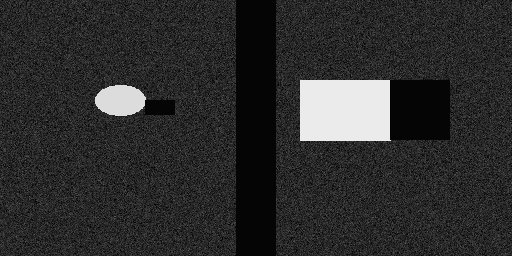
#> input picture backend/media/sonar_files/SX-SRV-20260924-003/sonar_test_image.png, 512 x 256 px; its folder holds only this picture in this run
$ python -i sonar_preprocessor.py   (imports and definitions only)
#> lines starting #> are read from the running program, lines starting #| are printed output that depends on the picture
"""
SONAR-X Sonar Preprocessing Engine
Implements: nadir handling, gain correction, slant-range correction,
noise reduction, contrast enhancement, quality assessment.

Scientific notes:
- Side-scan sonar does NOT directly provide water temperature.
- Slant-range correction requires altitude + range scale metadata.
- If metadata is unavailable, correction is SKIPPED and clearly labelled.
- The nadir region is the water-column gap; seabed information cannot be
  fabricated inside it.
"""

import numpy as np
import cv2
from dataclasses import dataclass, field
from typing import Optional, Tuple, Dict, Any
import logging

logger = logging.getLogger('sonarx.preprocessing')


@dataclass
class PreprocessingResult:
    """Result container for the preprocessing pipeline."""
    original: np.ndarray
    processed: np.ndarray

    # Step statuses
    nadir_status: str = 'SKIPPED'
    gain_status: str = 'SKIPPED'
    slant_range_status: str = 'SKIPPED'
    noise_status: str = 'SKIPPED'
    contrast_status: str = 'SKIPPED'
    quality_status: str = 'SKIPPED'

    # Reasons for skip/estimate
    nadir_reason: str = ''
    gain_reason: str = ''
    slant_range_reason: str = ''

    # Nadir
    nadir_start: Optional[int] = None
    nadir_end: Optional[int] = None
    nadir_method: str = ''

    # Quality
    quality_score: float = 0.0
    quality_level: str = 'UNKNOWN'
    saturation_ratio: float = 0.0
    dropout_ratio: float = 0.0
    snr_proxy: float = 0.0
    nadir_width_px: int = 0
    image_contrast: float = 0.0
    usable_area_ratio: float = 0.0
    quality_flags: list = field(default_factory=list)

    # Intensity profile
    across_track_profile: Optional[np.ndarray] = None

    # Pixel scale after correction
    pixel_scale_gpp: Optional[float] = None

    def to_dict(self) -> Dict[str, Any]:
        return {
            'nadir': {
                'status': self.nadir_status,
                'reason': self.nadir_reason,
                'start_px': self.nadir_start,
                'end_px': self.nadir_end,
                'method': self.nadir_method,
                'width_px': self.nadir_width_px,
            },
            'gain': {
                'status': self.gain_status,
                'reason': self.gain_reason,
            },
            'slant_range': {
                'status': self.slant_range_status,
                'reason': self.slant_range_reason,
                'pixel_scale_gpp': self.pixel_scale_gpp,
            },
            'noise': {'status': self.noise_status},
            'contrast': {'status': self.contrast_status},
            'quality': {
                'status': self.quality_status,
                'score': round(self.quality_score, 1),
                'level': self.quality_level,
                'saturation_ratio': round(self.saturation_ratio, 4),
                'dropout_ratio': round(self.dropout_ratio, 4),
                'snr_proxy': round(self.snr_proxy, 2),
                'image_contrast': round(self.image_contrast, 2),
                'usable_area_ratio': round(self.usable_area_ratio, 4),
                'flags': self.quality_flags,
            },
        }


class SonarPreprocessor:
    """
    Sonar-specific preprocessing pipeline.

    Parameters
    ----------
    altitude_m : float or None
        Sensor altitude above seabed. Required for slant-range correction.
    range_scale_mpp : float or None
        Slant-range scale (metres per pixel). Required for slant-range correction.
    already_gain_corrected : bool
        If True, skip gain correction.
    already_slant_range_corrected : bool
        If True, skip slant-range correction.
    nadir_override : tuple or None
        (start_px, end_px) override for nadir region.
    median_filter_size : int
        Kernel size for median noise filter (must be odd).
    clahe_clip_limit : float
        Clip limit for CLAHE contrast enhancement.
    clahe_tile_size : int
        Tile grid size for CLAHE.
    """

    def __init__(
        self,
        altitude_m: Optional[float] = None,
        range_scale_mpp: Optional[float] = None,
        already_gain_corrected: bool = False,
        already_slant_range_corrected: bool = False,
        nadir_override: Optional[Tuple[int, int]] = None,
        median_filter_size: int = 3,
        clahe_clip_limit: float = 2.0,
        clahe_tile_size: int = 8,
    ):
        self.altitude_m = altitude_m
        self.range_scale_mpp = range_scale_mpp
        self.already_gain_corrected = already_gain_corrected
        self.already_slant_range_corrected = already_slant_range_corrected
        self.nadir_override = nadir_override
        self.median_filter_size = median_filter_size if median_filter_size % 2 == 1 else median_filter_size + 1
        self.clahe_clip_limit = clahe_clip_limit
        self.clahe_tile_size = clahe_tile_size

    def run(self, image: np.ndarray) -> PreprocessingResult:
        """Execute the full preprocessing pipeline."""
        if image is None or image.size == 0:
            raise ValueError("Invalid input image.")

        # Ensure grayscale
        if len(image.shape) == 3:
            gray = cv2.cvtColor(image, cv2.COLOR_BGR2GRAY)
        else:
            gray = image.copy()

        result = PreprocessingResult(
            original=gray.copy(),
            processed=gray.copy(),
        )

        # Step 1: Nadir gap handling
        self._handle_nadir(result)

        # Step 2: Gain correction
        self._gain_correction(result)

        # Step 3: Slant-range correction
        self._slant_range_correction(result)

        # Step 4: Noise reduction
        self._noise_reduction(result)

        # Step 5: Contrast enhancement
        self._contrast_enhancement(result)

        # Step 6: Quality assessment
        self._quality_assessment(result)

        # Compute across-track intensity profile
        result.across_track_profile = self._compute_across_track_profile(result.processed)

        return result

    # ---------------------------------------------------------------
    # Step 1 – Nadir gap handling
    # ---------------------------------------------------------------

    def _handle_nadir(self, result: PreprocessingResult):
        img = result.processed
        h, w = img.shape

        if self.nadir_override is not None:
            start, end = self.nadir_override
            result.nadir_start = max(0, int(start))
            result.nadir_end = min(w - 1, int(end))
            result.nadir_method = 'OVERRIDE'
            result.nadir_status = 'APPLIED'
            result.nadir_reason = 'Operator-provided nadir region used.'
        else:
            start, end = self._estimate_nadir(img)
            result.nadir_start = start
            result.nadir_end = end
            result.nadir_method = 'ESTIMATED'
            result.nadir_status = 'ESTIMATED'
            result.nadir_reason = (
                'Nadir estimated from across-track intensity profile. '
                'No metadata available. Operator should verify.'
            )

        result.nadir_width_px = max(0, result.nadir_end - result.nadir_start)

        # Mask the nadir region with a constant (do NOT interpolate/invent seabed)
        nadir_value = int(np.median(img[:, :max(1, result.nadir_start)]) * 0.2)
        img[:, result.nadir_start:result.nadir_end] = nadir_value
        result.processed = img

    def _estimate_nadir(self, img: np.ndarray) -> Tuple[int, int]:
        """
        Estimate nadir region from the across-track intensity profile.
        The nadir is typically a dark low-return zone near the image centre.
        """
        h, w = img.shape
        profile = np.mean(img, axis=0).astype(float)

        # Find the minimum-intensity region in the central 40% of the image
        centre = w // 2
        search_start = int(w * 0.3)
        search_end = int(w * 0.7)
        centre_profile = profile[search_start:search_end]

        threshold = np.percentile(centre_profile, 15)
        dark_mask = centre_profile < threshold

        # Find contiguous dark region closest to centre
        nadir_start = search_start
        nadir_end = search_end

        # Simple approach: grow from centre until intensity rises
        left = centre - search_start
        right = centre - search_start

        while left > 0 and dark_mask[left]:
            left -= 1
        while right < len(dark_mask) - 1 and dark_mask[right]:
            right += 1

        nadir_start = search_start + left
        nadir_end = search_start + right

        # Enforce minimum 5 px nadir width
        if nadir_end - nadir_start < 5:
            nadir_start = max(0, centre - 10)
            nadir_end = min(w, centre + 10)

        return nadir_start, nadir_end

    # ---------------------------------------------------------------
    # Step 2 – Range-dependent gain correction
    # ---------------------------------------------------------------

    def _gain_correction(self, result: PreprocessingResult):
        if self.already_gain_corrected:
            result.gain_status = 'SKIPPED'
            result.gain_reason = 'Image already gain-corrected (survey metadata flag).'
            return

        img = result.processed.astype(float)
        h, w = img.shape

        # Compute robust median across-track profile
        profile = np.median(img, axis=0).astype(float)

        # Smooth profile to avoid over-correcting small targets
        kernel_size = max(21, w // 10)
        if kernel_size % 2 == 0:
            kernel_size += 1
        smoothed = cv2.GaussianBlur(profile.reshape(1, -1), (kernel_size, 1), 0).flatten()

        # Avoid divide-by-zero
        smoothed = np.where(smoothed < 1.0, 1.0, smoothed)
        global_median = np.median(smoothed[smoothed > 5.0])
        if global_median < 1.0:
            global_median = 128.0

        gain_map = global_median / smoothed
        # Clip gain to reasonable range to avoid amplifying noise
        gain_map = np.clip(gain_map, 0.1, 5.0)

        corrected = img * gain_map[np.newaxis, :]
        corrected = np.clip(corrected, 0, 255).astype(np.uint8)

        # Preserve nadir mask
        if result.nadir_start is not None:
            corrected[:, result.nadir_start:result.nadir_end] = \
                result.processed[:, result.nadir_start:result.nadir_end]

        result.processed = corrected
        result.gain_status = 'APPLIED'
        result.gain_reason = 'Range-dependent gain correction using robust median profile.'

    # ---------------------------------------------------------------
    # Step 3 – Slant-range correction
    # ---------------------------------------------------------------

    def _slant_range_correction(self, result: PreprocessingResult):
        if self.already_slant_range_corrected:
            result.slant_range_status = 'SKIPPED'
            result.slant_range_reason = 'Image already slant-range corrected (survey metadata flag).'
            return

        if self.altitude_m is None or self.range_scale_mpp is None:
            result.slant_range_status = 'NOT_APPLIED'
            result.slant_range_reason = (
                'Slant-range correction skipped — altitude and/or range scale unavailable. '
                'Geometry is approximate because required sonar metadata is unavailable.'
            )
            return

        img = result.processed.astype(float)
        h, w = img.shape
        centre = w // 2

        # Build ground-range lookup table for each column
        # ground_range = sqrt(slant_range^2 - altitude^2)
        col_indices = np.arange(w, dtype=float)
        slant_ranges = np.abs(col_indices - centre) * self.range_scale_mpp

        # Columns within nadir (slant range < altitude) are invalid
        valid = slant_ranges >= self.altitude_m
        ground_ranges = np.where(
            valid,
            np.sqrt(np.maximum(slant_ranges ** 2 - self.altitude_m ** 2, 0.0)),
            0.0,
        )

        if ground_ranges.max() < 1.0:
            result.slant_range_status = 'NOT_APPLIED'
            result.slant_range_reason = 'Metadata values produced invalid geometry. Correction skipped.'
            return

        # Compute pixel scale (ground-range per pixel after correction)
        max_ground_range = ground_ranges.max()
        result.pixel_scale_gpp = max_ground_range / (w / 2.0) if w > 0 else None

        # Resample: for each output column compute source column via inverse mapping
        output = np.zeros_like(img)
        port_output = np.linspace(0, max_ground_range, centre)
        stbd_output = np.linspace(0, max_ground_range, w - centre)

        def _gr_to_col(gr_arr, side_offset, sign):
            sl = np.sqrt(np.maximum(gr_arr ** 2 + self.altitude_m ** 2, 0.0))
            src_col = (sl / self.range_scale_mpp * sign + centre).astype(int)
            return np.clip(src_col, 0, w - 1)

        port_src = _gr_to_col(port_output[::-1], 0, -1)
        stbd_src = _gr_to_col(stbd_output, 0, 1)

        output[:, :centre] = img[:, port_src]
        output[:, centre:] = img[:, stbd_src]

        # Preserve nadir mask
        if result.nadir_start is not None:
            output[:, result.nadir_start:result.nadir_end] = \
                result.processed[:, result.nadir_start:result.nadir_end]

        result.processed = np.clip(output, 0, 255).astype(np.uint8)
        result.slant_range_status = 'APPLIED'
        result.slant_range_reason = (
            f'Slant-range corrected using altitude={self.altitude_m}m, '
            f'range_scale={self.range_scale_mpp}m/px.'
        )

    # ---------------------------------------------------------------
    # Step 4 – Noise reduction
    # ---------------------------------------------------------------

    def _noise_reduction(self, result: PreprocessingResult):
        img = result.processed
        denoised = cv2.medianBlur(img, self.median_filter_size)

        # Preserve nadir mask
        if result.nadir_start is not None:
            denoised[:, result.nadir_start:result.nadir_end] = \
                img[:, result.nadir_start:result.nadir_end]

        result.processed = denoised
        result.noise_status = 'APPLIED'

    # ---------------------------------------------------------------
    # Step 5 – Contrast enhancement (CLAHE)
    # ---------------------------------------------------------------

    def _contrast_enhancement(self, result: PreprocessingResult):
        img = result.processed
        tile = (self.clahe_tile_size, self.clahe_tile_size)
        clahe = cv2.createCLAHE(clipLimit=self.clahe_clip_limit, tileGridSize=tile)
        enhanced = clahe.apply(img)

        # Preserve nadir mask
        if result.nadir_start is not None:
            enhanced[:, result.nadir_start:result.nadir_end] = \
                img[:, result.nadir_start:result.nadir_end]

        result.processed = enhanced
        result.contrast_status = 'APPLIED'

    # ---------------------------------------------------------------
    # Step 6 – Quality assessment
    # ---------------------------------------------------------------

    def _quality_assessment(self, result: PreprocessingResult):
        img = result.processed.astype(float)
        h, w = img.shape
        total_px = h * w

        # Saturation ratio (near 0 or 255)
        saturated = np.sum((img <= 2) | (img >= 253))
        result.saturation_ratio = float(saturated) / total_px

        # Dropout ratio (rows where more than 80% of pixels are black)
        row_means = np.mean(img, axis=1)
        dropout_rows = np.sum(row_means < 5)
        result.dropout_ratio = float(dropout_rows) / h

        # SNR proxy: ratio of signal std to noise floor estimate
        signal_std = float(np.std(img))
        noise_floor = float(np.percentile(np.abs(np.diff(img, axis=1)), 10))
        result.snr_proxy = signal_std / max(noise_floor, 0.1)

        # Image contrast (inter-quartile range)
        p25, p75 = np.percentile(img, [25, 75])
        result.image_contrast = float(p75 - p25)

        # Usable area (excluding nadir + saturated)
        nadir_px = 0
        if result.nadir_start is not None and result.nadir_end is not None:
            nadir_px = h * (result.nadir_end - result.nadir_start)
        result.usable_area_ratio = max(0.0, 1.0 - (nadir_px + saturated) / max(total_px, 1))
        result.nadir_width_px = result.nadir_end - result.nadir_start if result.nadir_start is not None else 0

        # Composite quality score (0–100)
        score = 100.0
        flags = []

        if result.saturation_ratio > 0.3:
            score -= 20
            flags.append('HIGH_SATURATION')
        elif result.saturation_ratio > 0.1:
            score -= 10
            flags.append('MODERATE_SATURATION')

        if result.dropout_ratio > 0.2:
            score -= 25
            flags.append('HIGH_DROPOUT')
        elif result.dropout_ratio > 0.05:
            score -= 10
            flags.append('MODERATE_DROPOUT')

        if result.image_contrast < 20:
            score -= 15
            flags.append('LOW_CONTRAST')
        elif result.image_contrast < 40:
            score -= 5

        if result.snr_proxy < 3:
            score -= 15
            flags.append('LOW_SNR')

        result.quality_score = max(0.0, min(100.0, score))

        if result.quality_score >= 75:
            result.quality_level = 'GOOD'
        elif result.quality_score >= 45:
            result.quality_level = 'MODERATE'
        else:
            result.quality_level = 'POOR'
            flags.append('LOW_QUALITY')

        result.quality_flags = flags
        result.quality_status = 'COMPLETE'

    # ---------------------------------------------------------------
    # Utility
    # ---------------------------------------------------------------

    def _compute_across_track_profile(self, img: np.ndarray) -> np.ndarray:
        """Compute mean intensity profile across-track (column-wise)."""
        return np.mean(img, axis=0).tolist()

>>> import cv2
>>> picture = cv2.imread('../../backend/media/sonar_files/SX-SRV-20260924-003/sonar_test_image.png')
#> picture is the input picture: shape (256, 512, 3); min 0, max 235, mean 45.6
>>> result = SonarPreprocessor().run(picture)
#> in run, `result.across_track_profile = self._compute_across_track_profile(resul..`: result.across_track_profile = 512 values, max 121.1 at index 234, min 7 at index 246, mean 66.13
#> in run, `result.across_track_profile = self._compute_across_track_profile(resul..`:
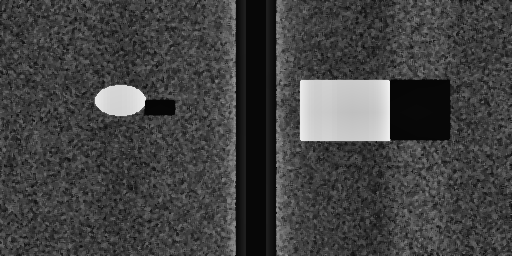
#> result.processed: shape (256, 512); min 5, max 239, mean 66.1
